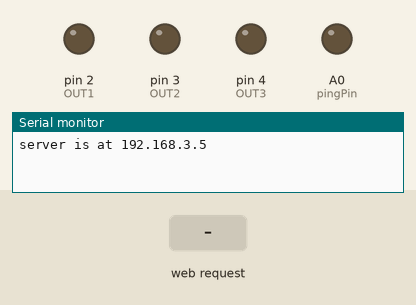
The sketch below on a simulated Arduino Leonardo, built with avr-gcc and run on an emulated ATmega32U4. On the bench: output pins drawn as LEDs (lit = HIGH), the last lines printed to the serial monitor. The test bench sets the inputs (shaded band). WiFi joins after 1.5 s; servers stay silent unless stated.

Above: at 1.2 s.
1.3 s: HTTP request GET /?out1=1 received
At 2.1 s:
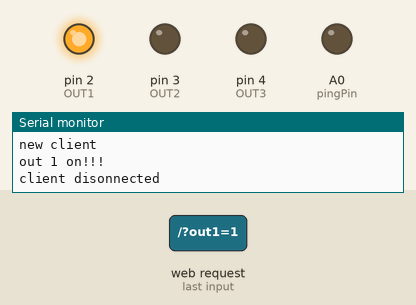
2.8 s: HTTP request GET /?out2=1 received
At 3.2 s:
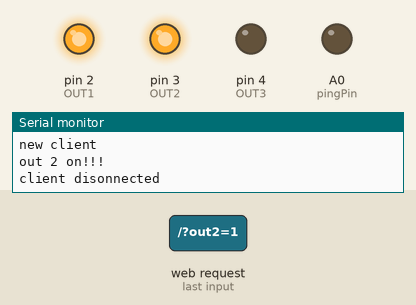
4.3 s: HTTP request GET /?out1=0 received
At 5.5 s:
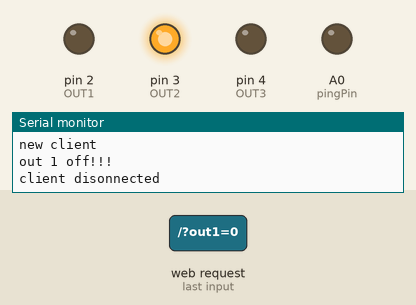
5.8 s: HTTP request GET /?out3=1 received
At 6.7 s:
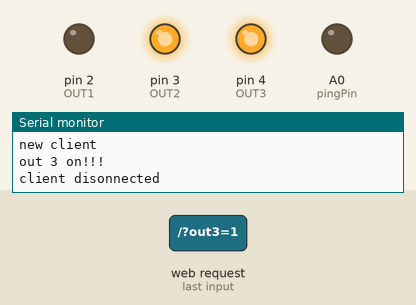
7.3 s: HTTP request GET /?out2=0 received
At 7.9 s:
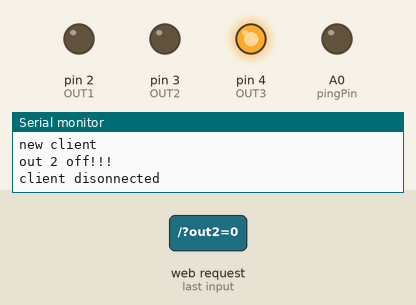
8.8 s: HTTP request GET /?out3=0 received
At 10.2 s:
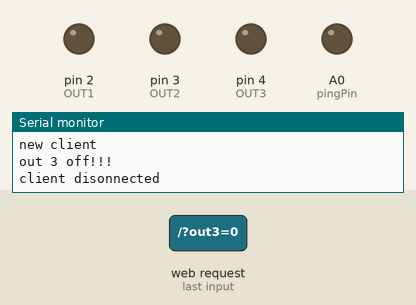
Timing chart, 0 to 11.3 s (numbered marks = the images above; inputs shaded):
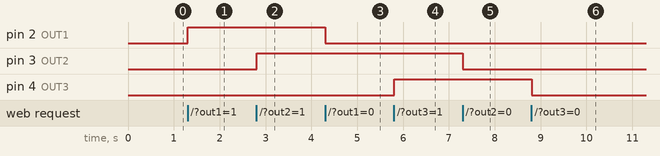

The sketch:

WebServer.ino
```cpp
#include <SPI.h>
#include <Ethernet.h>

//pins used are 10 11 12 13 4 -->don't use these for other purposes
//ss for wiznet w5100 --> 10
//ss for sd card --> 4


// Enter a MAC address and IP address for your controller below.
// The IP address will be dependent on your local network:
byte mac[] = {
  0xDE, 0xAD, 0xBE, 0xEF, 0xFE, 0xED };
IPAddress ip(192,168,3, 5);

// Initialize the Ethernet server library
// with the IP address and port you want to use
// (port 80 is default for HTTP):
EthernetServer server(80);
String POStreq;

#define OUT1 2
#define OUT2 3
#define OUT3 4
const int pingPin = A0;
void setup() {
  pinMode(OUT1,OUTPUT);
  pinMode(OUT2,OUTPUT);
  pinMode(OUT3,OUTPUT);

    pinMode(pingPin,OUTPUT);

 // Open serial communications and wait for port to open:
  Serial.begin(9600);
   while (!Serial) {
    ; // wait for serial port to connect. Needed for Leonardo only
  }


  // start the Ethernet connection and the server:
  Ethernet.begin(mac, ip);
  server.begin();
  Serial.print("server is at ");
  Serial.println(Ethernet.localIP());
}


long find_distance(){


  long duration;
  pinMode(pingPin, OUTPUT);
  digitalWrite(pingPin, LOW);
  delayMicroseconds(2);
  digitalWrite(pingPin, HIGH);
  delayMicroseconds(5);
  digitalWrite(pingPin, LOW);

   pinMode(pingPin, INPUT);
  duration = pulseIn(pingPin, HIGH);
    // The speed of sound is 340 m/s or 29 microseconds per centimeter.
  // The ping travels out and back, so to find the distance of the
  // object we take half of the distance travelled.
  return 10*duration / 29 / 2;


}


void loop() {
  // listen for incoming clients
  EthernetClient client = server.available();
  if (client) {
    Serial.println("new client");
    // an http request ends with a blank line
    boolean currentLineIsBlank = true;
    while (client.connected()) {
      if (client.available()) {
        char c = client.read();
        POStreq +=c;


        //Serial.write(c);
        // if you've gotten to the end of the line (received a newline
        // character) and the line is blank, the http request has ended,
        // so you can send a reply
        if (c == '\n' && currentLineIsBlank) {


          ProcessCheckbox(client);
          POStreq="";

          break;
        }
        if (c == '\n') {
          // you're starting a new line
          currentLineIsBlank = true;
        }
        else if (c != '\r') {
          // you've gotten a character on the current line
          currentLineIsBlank = false;
        }
      }
    }
    // give the web browser time to receive the data
    delay(1);
    // close the connection:
    client.stop();
    Serial.println("client disonnected");
  }
}


void ProcessCheckbox(EthernetClient client)
{

    if (POStreq.indexOf("GET / HTTP/1.1") > -1) {
          // send a standard http response header
          client.println("HTTP/1.1 200 OK");
          client.println("Content-Type: application/json");
          client.println("Connection: close");
          client.println();


            client.print(find_distance());
            client.print(",");
            client.print(analogRead(2));


          client.print(",");
          //Serial.print(digitalRead(OUT1));
          //Serial.print(digitalRead(OUT2));
          //Serial.print(digitalRead(OUT3));
          client.print(digitalRead(OUT1) + digitalRead(OUT2)*2 + digitalRead(OUT3)*4);


    }


  else{

  if (POStreq.indexOf("GET /?out1=1 HTTP/1.1") > -1) {

      digitalWrite(OUT1,HIGH);
          Serial.println("out 1 on!!!");

    }

  else if (POStreq.indexOf("GET /?out1=0 HTTP/1.1") > -1) {

      digitalWrite(OUT1,LOW);
      Serial.println("out 1 off!!!");

    }


     else if (POStreq.indexOf("GET /?out2=1 HTTP/1.1") > -1) {

      digitalWrite(OUT2,HIGH);
        Serial.println("out 2 on!!!");

    }

 else if (POStreq.indexOf("GET /?out2=0 HTTP/1.1") > -1) {

      digitalWrite(OUT2,LOW);
        Serial.println("out 2 off!!!");

    }


   else   if (POStreq.indexOf("GET /?out3=1 HTTP/1.1") > -1) {

      digitalWrite(OUT3,HIGH);
      Serial.println("out 3 on!!!");

    }

  else if (POStreq.indexOf("GET /?out3=0 HTTP/1.1") > -1) {

      digitalWrite(OUT3,LOW);
      Serial.println("out 3 off!!!");

    }
          client.println("HTTP/1.1 200 OK");
          client.println("Content-Type: application/json");
          client.println("Connection: close");
          client.println();

    client.print(digitalRead(OUT1) + digitalRead(OUT2)*2 + digitalRead(OUT3)*4);

  }


}
```

Measured:
- after the input at 1.3 s, pin 2 (OUT1): LOW → HIGH at once
- after the input at 2.8 s, pin 3 (OUT2): LOW → HIGH at once
- after the input at 4.3 s, pin 2 (OUT1): HIGH → LOW at once
- after the input at 5.8 s, pin 4 (OUT3): LOW → HIGH at once
- after the input at 7.3 s, pin 3 (OUT2): HIGH → LOW at once
- after the input at 8.8 s, pin 4 (OUT3): HIGH → LOW at once
